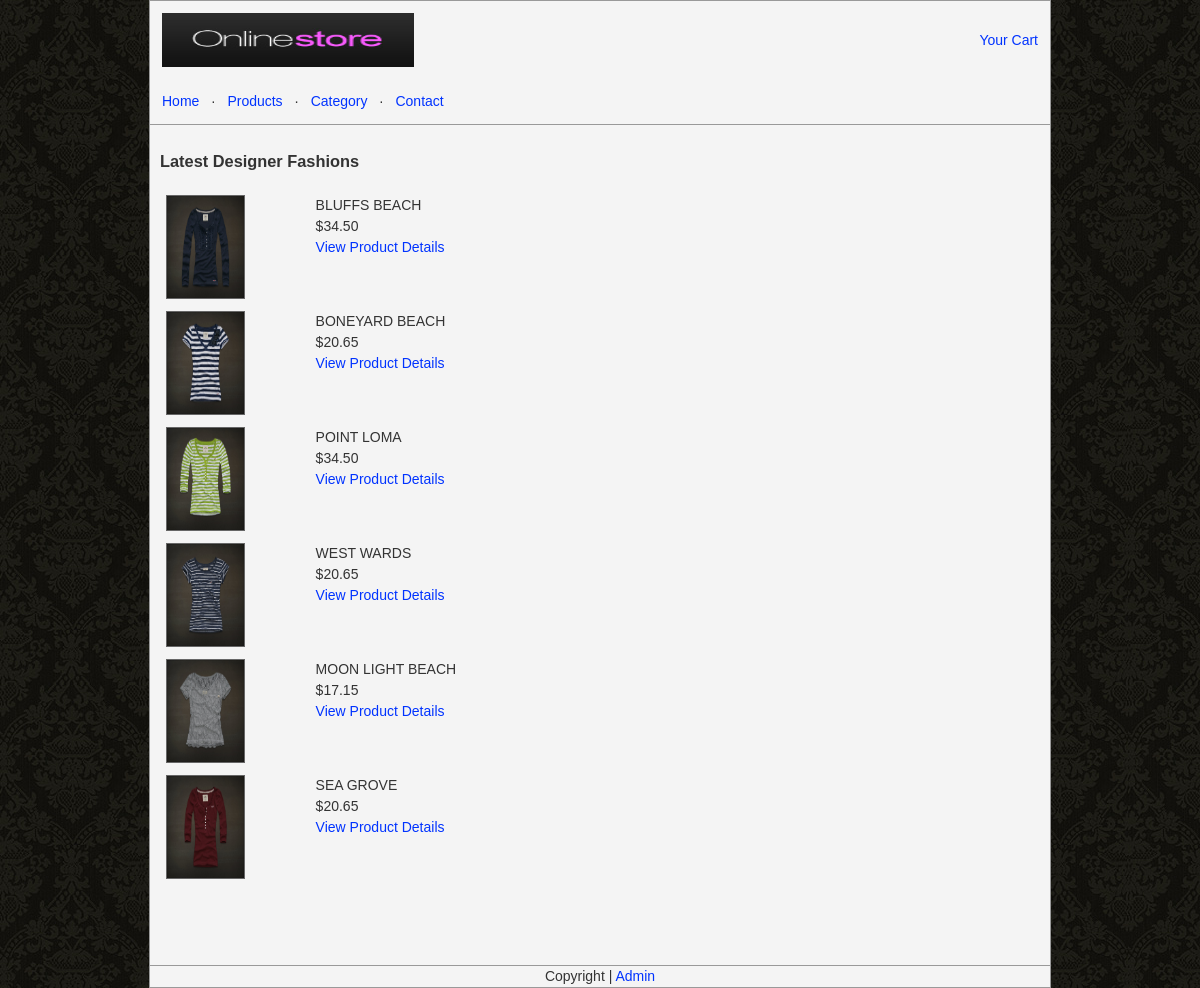
Page /product_list.php on the earlier database version.
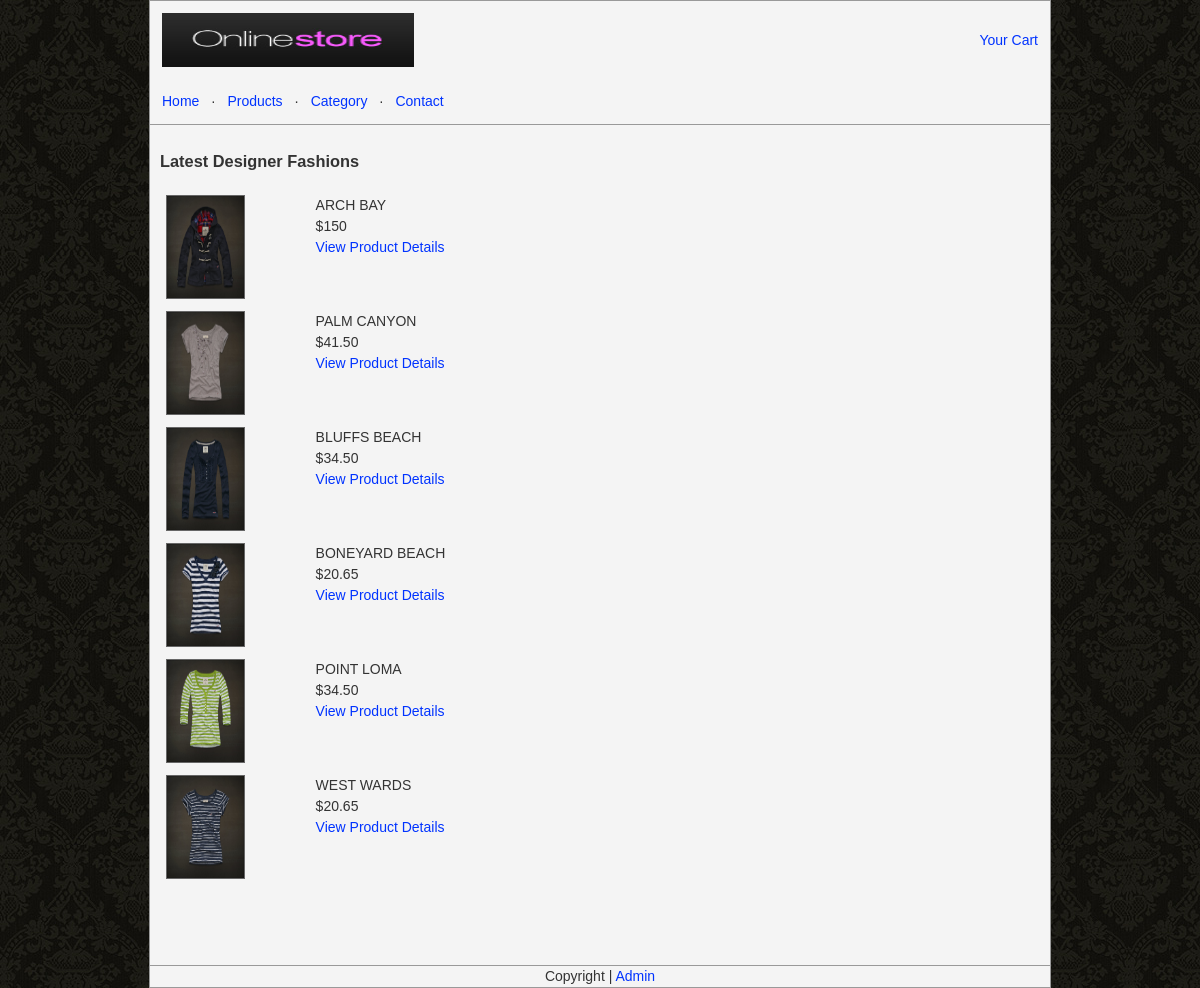
Same page on the later database version.
### tables this page shows
CREATE TABLE IF NOT EXISTS `products` (
  `id` int(11) NOT NULL AUTO_INCREMENT,
  `product_name` varchar(255) NOT NULL,
  `price` varchar(16) NOT NULL,
  `details` text NOT NULL,
  `category` varchar(16) NOT NULL,
  `subcategory` varchar(16) NOT NULL,
  `date_added` date NOT NULL,
  PRIMARY KEY (`id`),
  UNIQUE KEY `product_name` (`product_name`)
);

### product_list.php (the view, shortened to what this page needs)
<?php
$List = "";
$sql = mysql_query("SELECT * FROM products ORDER BY date_added DESC LIMIT 6");
$productCount = mysql_num_rows($sql);
if ($productCount > 0) {
	while($row = mysql_fetch_array($sql)){
             $id = $row["id"];
			 $product_name = $row["product_name"];
			 $price = $row["price"];
			 $List .= '<table width="100%" border="0" cellspacing="0" cellpadding="6">
        <tr>
          <td width="17%" valign="top"><a href="product.php?id=' . $id . '"><img style="border:#666 1px solid;" src="images_inventory/' . $id . '.jpg" alt="' . $product_name . '" width="77" height="102" border="1" /></a></td>
          <td width="83%" valign="top">' . $product_name . '<br />
            $' . $price . '<br />
            <a href="product.php?id=' . $id . '">View Product Details</a></td>
        </tr>
      </table>';
    }
} else {
	$List = "We have no products listed in our store yet";
}
?>
<!DOCTYPE html PUBLIC "-//W3C//DTD XHTML 1.0 Transitional//EN" "http://www.w3.org/TR/xhtml1/DTD/xhtml1-transitional.dtd">
<html xmlns="http://www.w3.org/1999/xhtml">
<head>
<link rel="stylesheet" href="style/style.css" type="text/css" media="screen" />
</head>
<body>
<div align="center" id="content">
<?php include_once("header.php");?>
<div id="pageContent">
<table width="100%" border="0" cellspacing="0" cellpadding="10">
  <tr>
    <td width="35%" valign="top"><h3>Latest Designer Fashions</h3>
      <p><?php echo $List; ?><br />
        </p>
      <p><br />
      </p> </td>
  </tr>
</table>
</div>
<?php include_once("footer.php");?>
</div>
</body>
</html>

Differences in the rows shown:
no longer on this page (row edited): products: shows a picture, product_name "MOON LIGHT BEACH", price "17.15"
no longer on this page (row edited): products: shows a picture, product_name "SEA GROVE", price "20.65"
now on this page (row edited): products: shows a picture, product_name "ARCH BAY", price "150"
now on this page (row edited): products: shows a picture, product_name "PALM CANYON", price "41.50"
